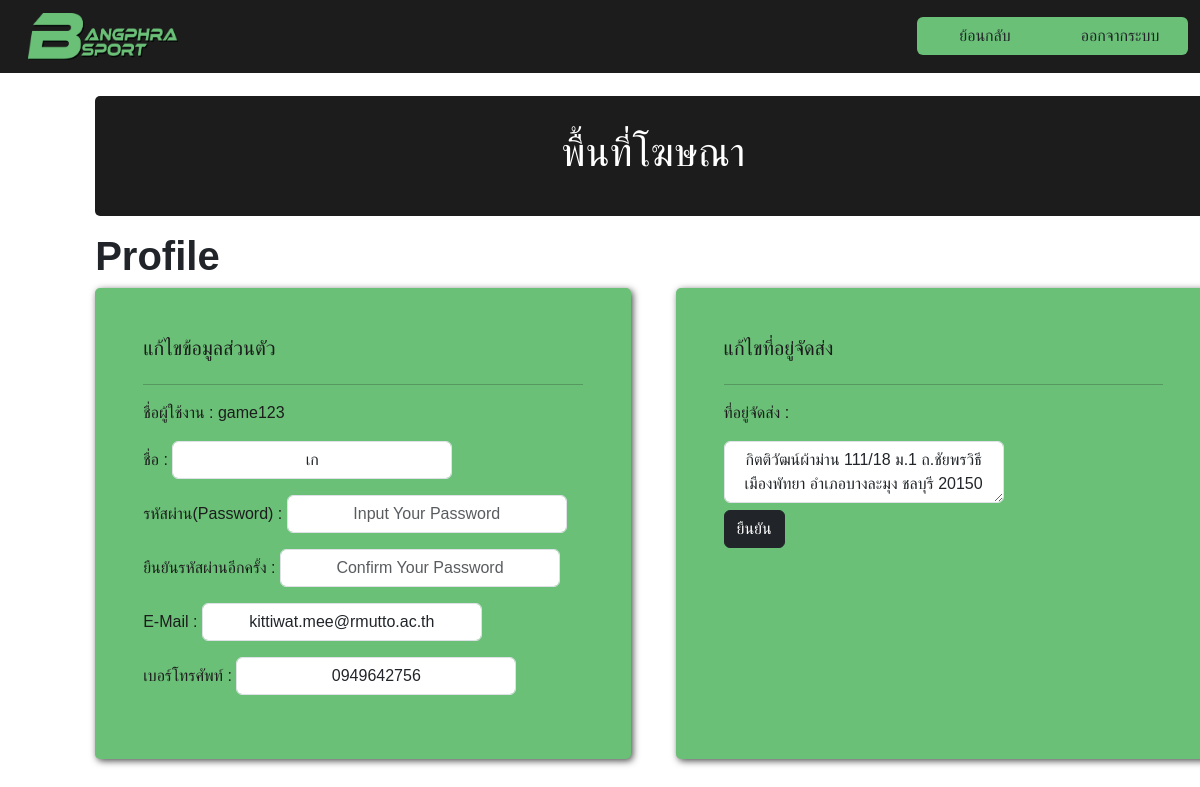
Page /cus-form-update.php?id=1 (signed in) on the committed database.
### tables this page shows
CREATE TABLE `customer` (
  `id_cus` int(11) NOT NULL,
  `name` varchar(50) NOT NULL,
  `username` varchar(24) NOT NULL,
  `password` varchar(24) NOT NULL,
  `email` varchar(255) NOT NULL,
  `tel` varchar(10) NOT NULL,
  `address` text DEFAULT NULL,
  `type` varchar(20) NOT NULL
);

### cus-form-update.php (the view, shortened to what this page needs)
<?php
require_once('connect.php');
$sql = "SELECT * FROM customer WHERE id_cus = '".mysqli_real_escape_string($conn, $_GET['id'])."' ";
$result = mysqli_query($conn, $sql);
$row = mysqli_fetch_assoc($result);
?>
<!DOCTYPE html>
<html lang="en">
<head>
<link href="https://cdn.jsdelivr.net/npm/bootstrap@5.3.3/dist/css/bootstrap.min.css" rel="stylesheet">
<link rel="stylesheet" href="https://cdnjs.cloudflare.com/ajax/libs/font-awesome/5.15.4/css/all.min.css">
<link rel="stylesheet" href="css/update-pro.css">
</head>
<body>
    <nav class="navbar fixed-top">
    <div class="container-fluid">
        <a class="navbar-brand" href="index-c.php">
        <img src="asset/BANGPHRA SPORT PNG 3.png" alt="" width="150px" height="auto">
        </a>
        <div class="btn-group">
        <a href="profile-c.php" type="button" class="btn">ย้อนกลับ</a>
        <a href="logout.php" type="button" class="btn">ออกจากระบบ</a>
        </div>
    </div>
    </nav>
    <div class="container">
      <div class="box">
        <h1>พื้นที่โฆษณา</h1>
      </div>
      <h1><b> Profile </b></h1>
      <div class="container-profile">
      <div class="profile-box">
        <div class="be-box">
        <h5> แก้ไขข้อมูลส่วนตัว </h5>
        </div>
        <hr>
        <form action="cus-update.php" method="post">
        <p> ชื่อผู้ใช้งาน : <?php echo $row["username"]; ?></p>
        <p> ชื่อ : <input type="text" class="form-control" id="name" name="name" placeholder="Input Your Name" value="<?php echo $row['name'] ?>" required></p>
        <p> รหัสผ่าน(Password) :
            <input type="password" class="form-control" id="password" name="password" placeholder="Input Your Password">
        </p>
        <p> ยืนยันรหัสผ่านอีกครั้ง :
            <input type="password" class="form-control" id="confirm_password" name="confirm_password" placeholder="Confirm Your Password">
        </p>
        <p> E-Mail : <input type="email" class="form-control" id="email" name="email" placeholder="Input Your Email" value="<?php echo $row['email'] ?>" required ></p>
        <p> เบอร์โทรศัพท์ : <input type="text" class="form-control" id="tel" name="tel" placeholder="Input Your Telephone Number" value="<?php echo $row['tel'] ?>" required ></p>
       </div>
       <div class="profile-box">
       <div class="be-box">
        <h5> แก้ไขที่อยู่จัดส่ง </h5>
        </div>
        <hr>
        <p> ที่อยู่จัดส่ง : </p>
        <textarea type="text" class="form-control" id="add" name="add" placeholder="Input Your Address" value="<?php echo $row['address'] ?>" required ><?php echo $row['address'] ?></textarea>
        <div class="container-prof">
       <button type="submit" name="submit" class="btn btn-dark"> ยืนยัน </button>
       </div>
        </div>
       </div>
    </div>
</body>
</html>

### css/update-pro.css (style rules this page uses)
body { font-family: Arial, Helvetica, sans-serif; }
.navbar { background-color: #1c1c1c; color: #FFFFFF; }
.navbar-brand { margin-left: 1rem; }
.navbar .btn-group { background-color: #6ac077; border: none; text-align: center; align-items: center; }
.btn-group .btn { width: 8.5rem; height: auto; }
.container { margin: 5.2rem; display: block; justify-content: center; }
.container-profile { display: flex; justify-content: space-between; }
.profile-box { display: block; background-color: #6ac077; padding: 3rem; border-radius: 5px; box-shadow: 2px 2px 7px rgba(0, 0, 0, 0.7); border-collapse: collapse; width: 48%; color: #1c1c1c; }
.form-control { text-align: center; width: 280px; display: inline-block; }
.container-prof { display: flexbox; justify-content: center; align-items: center; height: 100%; }

### rows in the picture
customer: username "game123", name "เก", email "kittiwat.mee@rmutto.ac.th", tel "0949642756", add "กิตติวัฒน์ผ้าม่าน 111/18 ม.1 ถ.ชัยพรวิธี เมืองพัทยา อำเภอบางละมุง ชลบุรี 20150"
